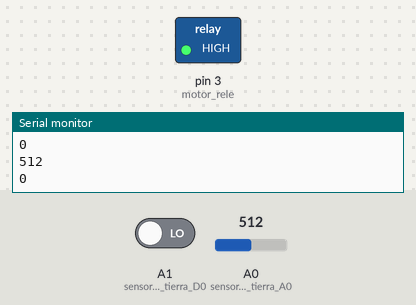
A sketch run on a simulated Arduino Uno, built with avr-gcc and run on an emulated ATmega328P. Shown: switched loads named in the sketch (green lamp = pin HIGH), the last lines printed to the serial monitor. The inputs (shaded band) are chosen by the test bench; at power-on: A0 (sensor_humedad_tierra_A0) = 512, A1 (sensor_humedad_tierra_D0) LOW.

Above: at 1.2 s.
1.3 s: A0 (sensor_humedad_tierra_A0) set to 886
2.8 s: A0 (sensor_humedad_tierra_A0) set to 917
At 3.9 s:
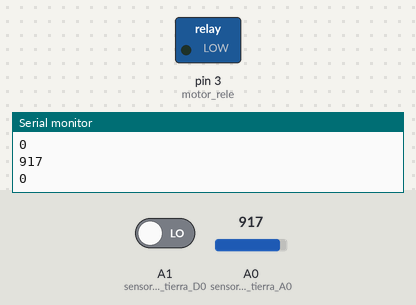
4.5 s: A0 (sensor_humedad_tierra_A0) set to 890
At 5.2 s:
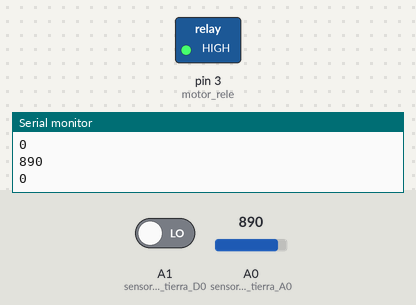
6.0 s: A0 (sensor_humedad_tierra_A0) set to 900
At 6.4 s:
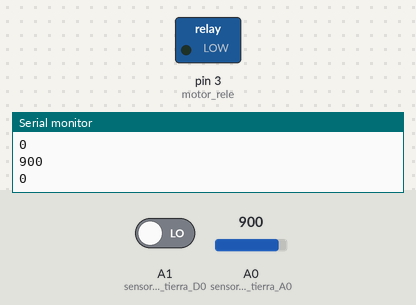
Timing chart, 0 to 8.5 s (numbered marks = the images above; inputs shaded):
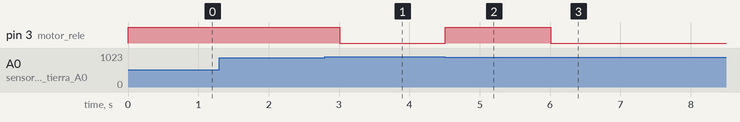

Measured:
- the behaviour switches between 899 and 900 on A0 (sensor_humedad_tierra_A0) (found by bisection; images 0 and 1)
- after the input at 2.8 s, pin 3 (motor_rele): HIGH → LOW after 0.21 s
- after the input at 4.5 s, pin 3 (motor_rele): LOW → HIGH at once
- after the input at 6.0 s, pin 3 (motor_rele): HIGH → LOW at once

The sketch:

Proyecto_2-RiegoDePlantasAutomatizado.ino
```cpp
int sensor_humedad_tierra_A0 = A0;
int sensor_humedad_tierra_D0 = A1;

int motor_rele = 3;
bool motor_activator = false;

void setup() {
  Serial.begin(9600);
  pinMode(sensor_humedad_tierra_A0, INPUT);
  pinMode(sensor_humedad_tierra_D0, INPUT);
  pinMode(motor_rele, OUTPUT);
  Serial.println("Listo!");
}

void loop() {
  Serial.println(gnd_humity_a());
  Serial.println(gnd_humity_d());

  if (gnd_humity_a() < 900) digitalWrite(motor_rele, !motor_activator);
  else digitalWrite(motor_rele, motor_activator=false);
  delay(250);
}

int gnd_humity_a() {
  return analogRead(sensor_humedad_tierra_A0);
}

int gnd_humity_d() {
  return digitalRead(sensor_humedad_tierra_D0);
}
```
